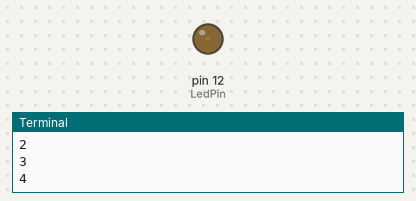
Bench run of a program on a simulated Raspberry Pi (header pin numbers). Parts: output pins drawn as LEDs (lit = HIGH), the last lines printed to the terminal.

Above: at 0.05 s.
At 0.7 s:
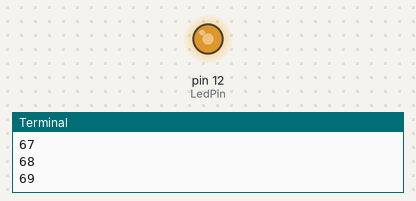
At 1.4 s:
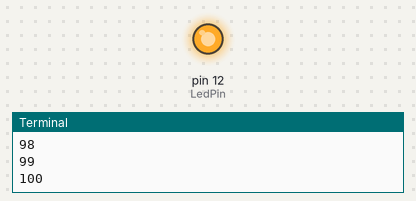
At 2.8 s:
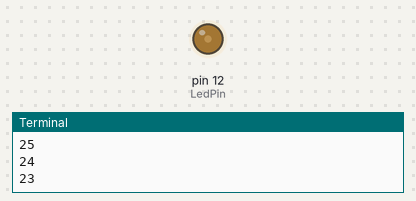
Timing chart, 0 to 5.3 s (numbered marks = the images above):
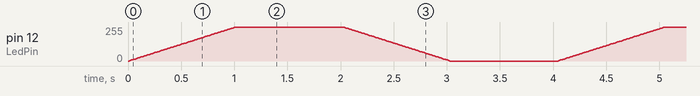

The program:

BreathingLED.py
```python
#!/usr/bin/env python3
########################################################################
# Filename    : BreathingLED.py
# Description : Breathing LED
# Author      : www.freenove.com
# modification: 2019/12/27
########################################################################
import RPi.GPIO as GPIO
import time

LedPin = 12     # define the LedPin

def setup():
    global p
    GPIO.setmode(GPIO.BOARD)       # use PHYSICAL GPIO Numbering
    GPIO.setup(LedPin, GPIO.OUT)   # set LedPin to OUTPUT mode
    GPIO.output(LedPin, GPIO.LOW)  # make ledPin output LOW level to turn off LED

    p = GPIO.PWM(LedPin, 500)      # set PWM Frequence to 500Hz
    p.start(0)                     # set initial Duty Cycle to 0

def loop():
    while True:
        for dc in range(0, 101, 1):   # make the led brighter
            print(dc)
            p.ChangeDutyCycle(dc)     # set dc value as the duty cycle
            time.sleep(0.01)
        time.sleep(1)
        for dc in range(100, -1, -1): # make the led darker
            print(dc)
            p.ChangeDutyCycle(dc)     # set dc value as the duty cycle
            time.sleep(0.01)
        time.sleep(1)

def destroy():
    p.stop() # stop PWM
    GPIO.cleanup() # Release all GPIO

if __name__ == '__main__':     # Program entrance
    print ('Program is starting ... ')
    setup()
    try:
        loop()
    except KeyboardInterrupt:  # Press ctrl-c to end the program.
        destroy()
```
